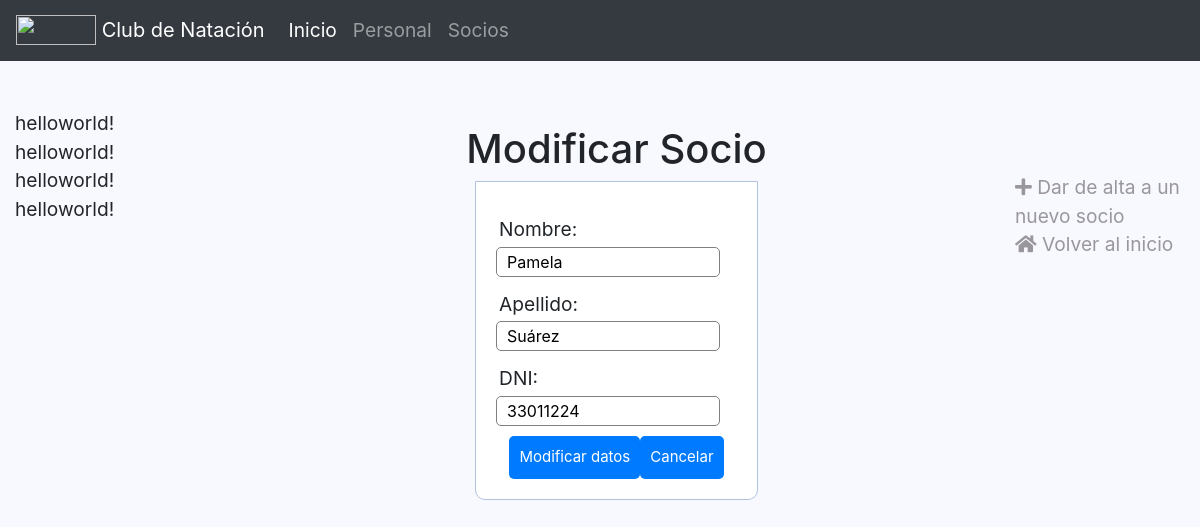
The page /modificar.php?id=2 on the database its author committed.
### tables this page shows
CREATE TABLE `socios` (
  `id` int(11) NOT NULL,
  `nombre` varchar(50) NOT NULL,
  `apellido` varchar(50) NOT NULL,
  `telefono` int(11) NOT NULL,
  `DNI` int(11) NOT NULL,
  `direccion` varchar(50) NOT NULL
);

### modificar.php (the view, shortened to what this page needs)
<html>
	<head>
	<link rel="stylesheet" href="/object/css/bootstrap.css">
	<link rel="stylesheet" href="https://use.fontawesome.com/releases/v5.3.1/css/all.css">
	</head>
	<body>
		<nav class="navbar navbar-expand-lg navbar-dark bg-dark"
		style="position: sticky; z-index: 1071; top: 0;">
		    <a class="navbar-brand" href="#">
			    <img src="/object/images/cn.png" width="80" height="30" class="d-inline-block align-top" alt="">
			    Club de Natación
			</a>
			<div class="collapse navbar-collapse" id="navbarText">
				<ul class="navbar-nav mr-auto">
		    		<li class="nav-item active">
		    			<a class="nav-link" href="index.html">Inicio <span class="sr-only">(current)</span></a>
		    		</li>
		    		<li class="nav-item">
		    			<a class="nav-link" href="Consulta.php">Personal</a>
		    		</li>
		    		<li class="nav-item">
		    			<a class="nav-link" href="crud.php">Socios</a>
		    		</li>
		    	</ul>
			</div>
		</nav>
		<div class="container-fluid" style="margin-top: 3rem;">
			<div class="row flex-xl-nowrap">
				<div class="col-12 col-md-3 col-xl-2 bd-sidebar">
					helloworld!
					helloworld!
					helloworld!
					helloworld!
				</div>
				<main class="col-12 col-md-9 col-xl-8 py-md-3 pl-md-5 bd-content">
					<?php
						$pdo = conectar();
						$consulta=$pdo->prepare("SELECT nombre, apellido, DNI FROM socios WHERE id=:numeroRecibido");
						$consulta->bindValue(':numeroRecibido',$_GET['id']);
						$consulta->execute();
						$datos = $consulta->fetchAll(PDO::FETCH_ASSOC);
						echo '<div class="container" align="center">
							<h1>Modificar Socio</h1>';
							echo '<form action="guardarModif.php" method="post">';
							echo '<div class="input-group">';
								echo "<label> Nombre: </label>
									<input type='text' name='nombre' value='{$datos[0]['nombre']}' required>
								</div>";
							echo '<div class="input-group">';
								echo "<label> Apellido: </label>
									<input type='text' name='apellido' value='{$datos[0]['apellido']}' required>
									</div>";
							echo '<div class="input-group">';
								echo "<label> DNI: </label>
									<input name='DNI' type='number' value='{$datos[0]['DNI']}' min=7000000 required>
								</div>";
							echo '<input type="submit" value="Modificar datos" class="btn btn btn-primary">';
							echo '<a href="crud.php" class="btn btn btn-primary"> Cancelar </a>';
							echo '</form>
						</div>';
					?>
				</main>
				<div class="d-none d-xl-block col-xl-2 bd-toc">
					<ul class="section-nav" style="list-style: none; margin-top: 4rem;">
						<li class="toc-entry toc-h2">
							<a href="formAlta.php" style="color:#99979c">
								<i class="fa fa-plus" aria-hidden="true"></i> Dar de alta a un nuevo socio
							</a>
						</li>
						<li class="toc-entry toc-h2">
							<a href="index.html" style="color:#99979c">
								<i class="fa fa-home" aria-hidden="true"></i> Volver al inicio
							</a>
						</li>
					</ul>
				</div>
			</div>
		</div>
	</body>
</html>

### modificar.php (style rules this page uses)
* { margin: 0px; padding: 0px; }
body { font-size: 120%; background: #F8F8FF; }
form, .content { width: 40%; margin: 0px auto; padding: 20px; border: 1px solid #B0C4DE; background: white; border-radius: 0px 0px 10px 10px; }
.input-group { margin: 10px 0px 10px 0px; }
.input-group label { display: block; text-align: left; margin: 3px; }
.input-group input { height: 30px; width: 93%; padding: 5px 10px; font-size: 16px; border-radius: 5px; border: 1px solid gray; }
.btn { padding: 10px; font-size: 15px; border: none; border-radius: 5px; }

### rows shown on the page
socios: nombre "Pamela", apellido "Suárez", DNI "33011224"
